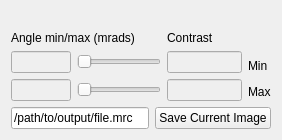
      <widget class="QWidget" name="tab_output">
       <attribute name="title">
        <string>Output</string>
       </attribute>
       <layout class="QHBoxLayout" name="horizontalLayout_32">
        <item>
         <layout class="QVBoxLayout" name="verticalLayout_27">
          <item>
           <widget class="QLabel" name="lbl_image_output">
            <property name="sizePolicy">
             <sizepolicy hsizetype="MinimumExpanding" vsizetype="MinimumExpanding">
              <horstretch>0</horstretch>
              <verstretch>0</verstretch>
             </sizepolicy>
            </property>
            <property name="minimumSize">
             <size>
              <width>1</width>
              <height>1</height>
             </size>
            </property>
            <property name="text">
             <string/>
            </property>
            <property name="pixmap">
             <pixmap resource="prism_resources.qrc">:/images/output.png</pixmap>
            </property>
            <property name="alignment">
             <set>Qt::AlignCenter</set>
            </property>
           </widget>
          </item>
          <item>
           <layout class="QHBoxLayout" name="horizontalLayout_30">
            <item>
             <layout class="QVBoxLayout" name="verticalLayout_24">
              <item>
               <widget class="QLabel" name="label_26">
                <property name="text">
                 <string>Angle min/max (mrads)</string>
                </property>
               </widget>
              </item>
              <item>
               <layout class="QHBoxLayout" name="horizontalLayout_25">
                <item>
                 <widget class="QLineEdit" name="lineEdit_angmin">
                  <property name="enabled">
                   <bool>false</bool>
                  </property>
                  <property name="maximumSize">
                   <size>
                    <width>60</width>
                    <height>16777215</height>
                   </size>
                  </property>
                  <property name="maxLength">
                   <number>6</number>
                  </property>
                  <property name="alignment">
                   <set>Qt::AlignRight|Qt::AlignTrailing|Qt::AlignVCenter</set>
                  </property>
                 </widget>
                </item>
                <item>
                 <widget class="QSlider" name="slider_angmin">
                  <property name="enabled">
                   <bool>false</bool>
                  </property>
                  <property name="orientation">
                   <enum>Qt::Horizontal</enum>
                  </property>
                 </widget>
                </item>
               </layout>
              </item>
              <item>
               <layout class="QHBoxLayout" name="horizontalLayout_31">
                <item>
                 <widget class="QLineEdit" name="lineEdit_angmax">
                  <property name="enabled">
                   <bool>false</bool>
                  </property>
                  <property name="maximumSize">
                   <size>
                    <width>60</width>
                    <height>16777215</height>
                   </size>
                  </property>
                  <property name="maxLength">
                   <number>6</number>
                  </property>
                  <property name="alignment">
                   <set>Qt::AlignRight|Qt::AlignTrailing|Qt::AlignVCenter</set>
                  </property>
                 </widget>
                </item>
                <item>
                 <widget class="QSlider" name="slider_angmax">
                  <property name="enabled">
                   <bool>false</bool>
                  </property>
                  <property name="orientation">
                   <enum>Qt::Horizontal</enum>
                  </property>
                 </widget>
                </item>
               </layout>
              </item>
             </layout>
            </item>
            <item>
             <layout class="QVBoxLayout" name="verticalLayout_25">
              <item>
               <widget class="QLabel" name="label_27">
                <property name="text">
                 <string>Contrast</string>
                </property>
               </widget>
              </item>
              <item>
               <widget class="QLineEdit" name="contrast_outputMin">
                <property name="enabled">
                 <bool>false</bool>
                </property>
                <property name="maximumSize">
                 <size>
                  <width>75</width>
                  <height>16777215</height>
                 </size>
                </property>
                <property name="maxLength">
                 <number>16</number>
                </property>
               </widget>
              </item>
              <item>
               <widget class="QLineEdit" name="contrast_outputMax">
                <property name="enabled">
                 <bool>false</bool>
                </property>
                <property name="maximumSize">
                 <size>
                  <width>75</width>
                  <height>16777215</height>
                 </size>
                </property>
                <property name="maxLength">
                 <number>16</number>
                </property>
               </widget>
              </item>
             </layout>
            </item>
            <item>
             <layout class="QVBoxLayout" name="verticalLayout_26">
              <item>
               <widget class="QLabel" name="label_29">
                <property name="text">
                 <string/>
                </property>
               </widget>
              </item>
              <item>
               <widget class="QLabel" name="label_30">
                <property name="text">
                 <string>Min</string>
                </property>
               </widget>
              </item>
              <item>
               <widget class="QLabel" name="label_31">
                <property name="text">
                 <string>Max</string>
                </property>
               </widget>
              </item>
             </layout>
            </item>
           </layout>
          </item>
          <item>
           <layout class="QHBoxLayout" name="horizontalLayout_24">
            <item>
             <widget class="QLineEdit" name="lineEdit_saveOutputImage">
              <property name="text">
               <string>/path/to/output/file.mrc</string>
              </property>
             </widget>
            </item>
            <item>
             <widget class="QPushButton" name="btn_saveOutputImage">
              <property name="text">
               <string>Save Current Image</string>
              </property>
             </widget>
            </item>
           </layout>
          </item>
         </layout>
        </item>
       </layout>
      </widget>
